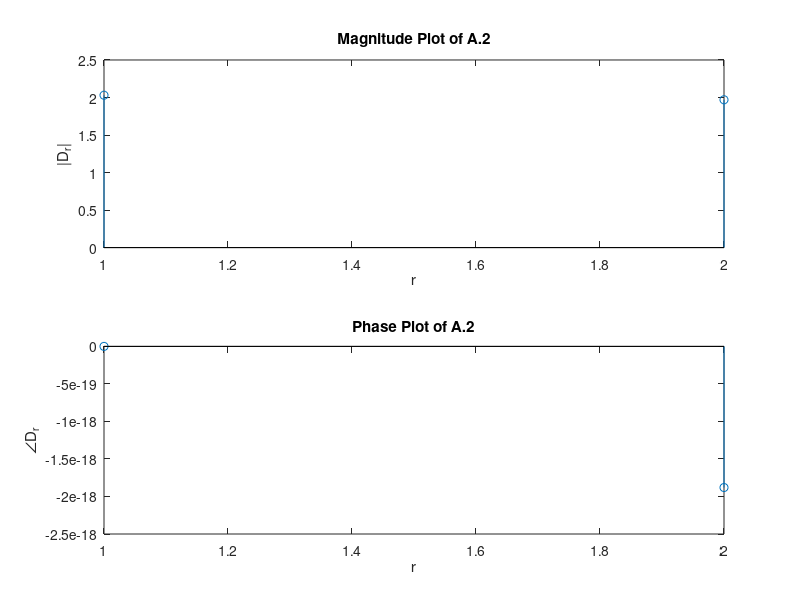
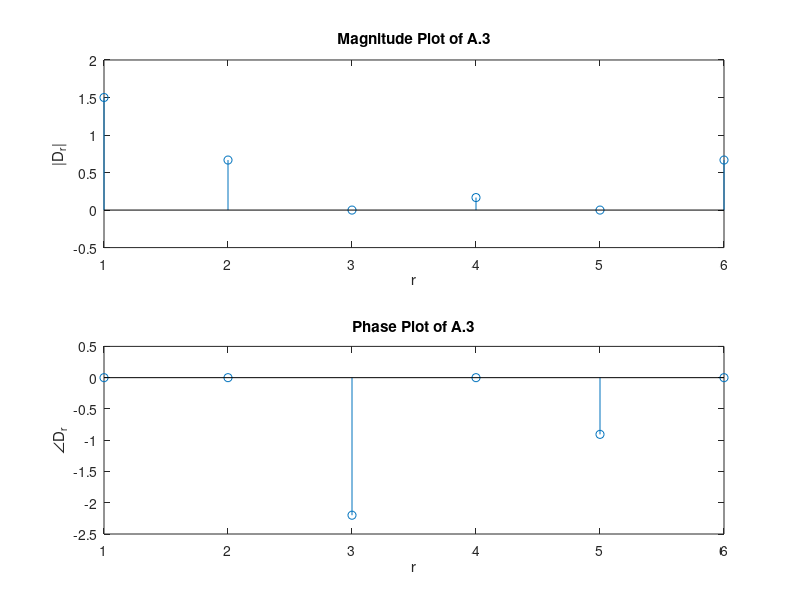
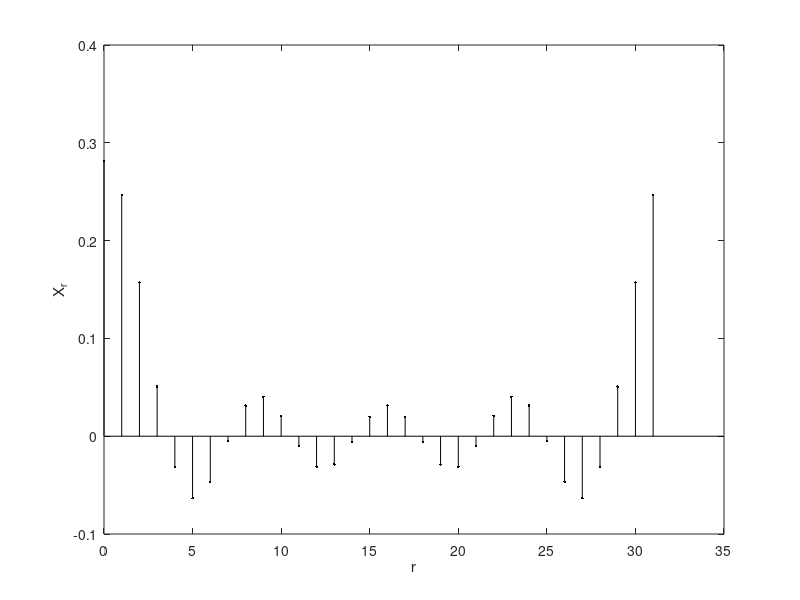
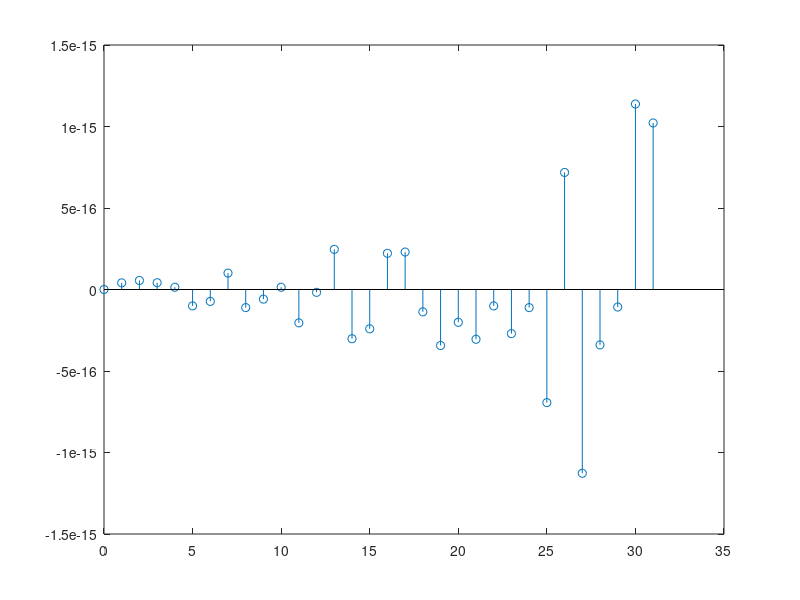

MATLAB code for these plots, in order:
%Lab 3 Discrete Time Fourier Series
%Part A 
% A.1 Find fundamental period No and fundamental frequency Omega of x[n]
% N = 2 Omega = pi
clc
N_0 = 2;
n = (0 : N_0-1);
Om_0 = 2*pi/N_0;                                                        % fundamental frequency of x[n]
x = 4*cos(2.4*pi*n)+2*sin(3.2*pi*n);                                    % definition of x[n]
for r = 0: N_0-1,
    X_r(r+1) = sum(x.* exp(-j.*r.*n.*Om_0))/N_0;                        % computing the DFTS of x[n]
end

figure
subplot(2,1,1)
stem(real(X_r))
xlabel('r'); ylabel('|D_r|'); title('Magnitude Plot of A.2');
subplot(2,1,2)
stem(angle(X_r)) 
xlabel('r'); ylabel('\angleD_r');title('Phase Plot of A.2');

%% Problem 3
clc
N_0 = 6;                                                                % fundamental period of y[n]
n = (0 : N_0-1);                                                        % fundamental frequency of y[n]
Om_0 = 2*pi/N_0;

y = [3 2 1 0 1 2];                                                      % definition of y[n]

for r = 0:N_0-1,
    Y_r(r+1) = sum(y.*exp(-j*r*n*Om_0))./N_0;                           % computing the DFTS of y[n]
end

figure
subplot(2,1,1)
stem(real(Y_r))
xlabel('r'); ylabel('|D_r|'); title('Magnitude Plot of A.3');

subplot(2,1,2)
stem(angle(Y_r))
xlabel('r'); ylabel('\angleD_r');title('Phase Plot of A.3');


%% Part B Inverse DTFS
clc
N_2 = 32;
n = (0:N_2-1);
Omega_0 = (2.*pi)/N_2;
x = [ones(1,5) zeros(1,23) ones(1,4)];
for r = 0:N_2-1
    X_r(r+1) = sum(x.*exp(-j.*r.*Omega_0.*n))./N_2;
end
r=n;
%X_r = ifft(x)./N_1;
figure;
stem(r,real(X_r),'k.');
xlabel('r'); 
ylabel('X_r');
figure;
stem(r,imag(X_r));

%B.2
clc
N_2 = 32;
n = (0:N_2-1);
Omega_0 = (2.*pi)/N_2;
x = [ones(1,5) zeros(1,23) ones(1,4)];
Xs = x.*exp(-j.*5.*r.*Omega_0.*n);
for r = 0:N_2-1
    X_r(r+1) = sum(Xs.*exp(-j.*r.*Omega_0.*n))./N_2;
end
r=n;
%X_r = ifft(Xs)./N_1;
figure;
stem(r,real(X_r),'k.');
xlabel('r'); 
ylabel('X_r');
figure;
stem(r,imag(X_r));









